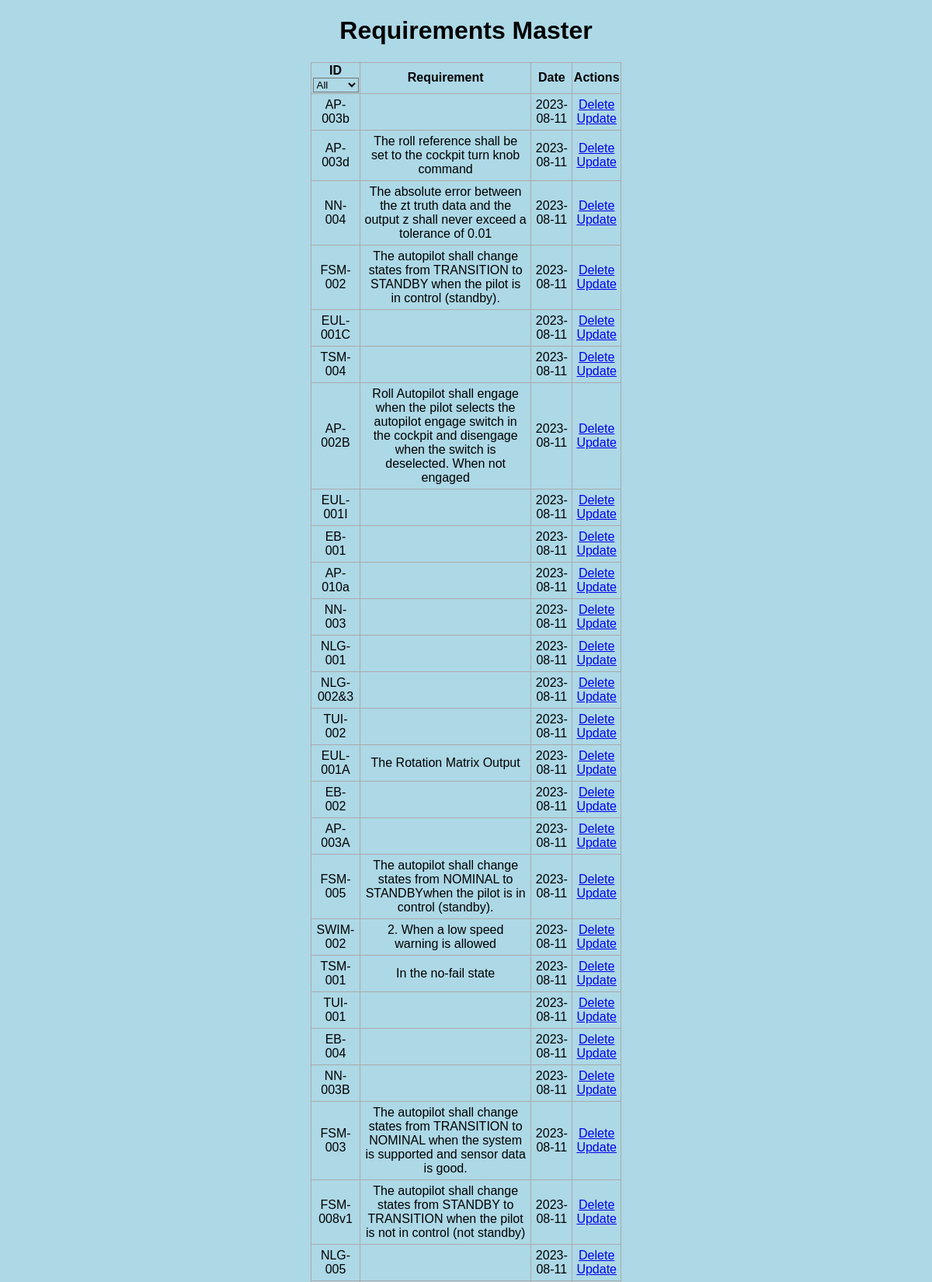
The page / (upper part) on the database its author committed.
### app.py (models this page shows, shortened)
class Todo(db.Model):
    id = db.Column(db.Integer(), primary_key=True)
    content = db.Column(db.String(200), nullable=False)
    date_created = db.Column(db.DateTime, default=datetime.utcnow)

### app.py (the view)
@app.route('/', methods=['POST', 'GET'])
def index():
    if request.method == 'POST':
        task_content = request.form['content']
        new_task = Todo(content=task_content)
        try:
            db.session.add(new_task)
            db.session.commit()
            return redirect('/')
        except:
            return 'There was an issue adding your task'
    else:
        tasks = Todo.query.order_by(Todo.date_created).all()
        project_keys = set()
        for task in tasks:
            reqid = task.content.split(',')[0].split('-')[0]
            project_keys.add(reqid)
        form = FileUploadForm()
        return render_template('index.html', tasks=tasks, form=form, project_keys=project_keys)

### app.py
class FileUploadForm(FlaskForm):
    file = FileField('Upload File', validators=[InputRequired()])
    submit = SubmitField('Upload')

### templates/index.html (shortened to what this page needs)
{% extends 'base.html' %}
{% block body %}
<div class="content">
    <h1 style="text-align: center">Requirements Master</h1>
    {% if tasks|length < 1 %}
    <h4 style="text-align: center">There are no tasks. Create one below!</h4>
    {% else %}
    <table>
        <tr>
            <th class="filter-box">
                ID
                <select id="project-filter">
                    <option value="">All</option>
                </select>
            </th>
            <th>Requirement</th>
            <th>Date</th>
            <th>Actions</th>
        </tr>
        {% for task in tasks %}
            <tr class="data-row" data-project="{{ task.content.split(',')[0].split('-')[0] }}">
                <td>{{ task.content.split(',')[0] }}</td>
                <td>{{ task.content.split(',')[1] }}</td>
                <td>{{ task.date_created.date() }}</td>
                <td>
                    <a href="/delete/{{task.id}}">Delete</a>
                    <br>
                    <a href="/update/{{task.id}}">Update</a>
                </td>
            </tr>
        {% endfor %}
    </table>
    {% endif %}
    <br>
    <br>
<br>
<br>
</div>
{% endblock %}

### templates/base.html (shortened to what this page needs)
<!DOCTYPE html>
<html lang="en">
<head>
    <link rel="stylesheet" href="{{ url_for('static', filename='css/main.css') }}">
</head>
<body>
    {% block body %}{% endblock %}
</body>
</html>

### static/css/main.css (style rules this page uses)
:last-child, html { margin: 0; font-family: sans-serif; background-color: lightblue; }
.content { margin: 0 auto; width: 400px; }
table, td, th { border: 1px solid #aaa; }
table { border-collapse: collapse; width: 100%; }
th { height: 30px; }
td { text-align: center; padding: 5px; }

### rows shown on the page
Todo: content "AP-003b", date_created "2023-08-11"
Todo: content "AP-003d", content "The roll reference shall be set to the cockpit turn knob command", date_created "2023-08-11"
Todo: content "NN-004", content "The absolute error between the zt truth data and the output z shall never exceed a tolerance of 0.01", date_created "2023-08-11"
Todo: content "FSM-002", content "The autopilot shall change states from TRANSITION to STANDBY when the pilot is in control (standby).", date_created "2023-08-11"
Todo: content "EUL-001C", date_created "2023-08-11"
Todo: content "TSM-004", date_created "2023-08-11"
Todo: content "AP-002B", content "Roll Autopilot shall engage when the pilot selects the autopilot engage switch in the cockpit and disengage when the switch is deselected. When not engaged", date_created "2023-08-11"
Todo: content "EUL-001I", date_created "2023-08-11"
Todo: content "EB-001", date_created "2023-08-11"
Todo: content "AP-010a", date_created "2023-08-11"
Todo: content "NN-003", date_created "2023-08-11"
Todo: content "NLG-001", date_created "2023-08-11"
Todo: content "NLG-002&3", date_created "2023-08-11"
Todo: content "TUI-002", date_created "2023-08-11"
Todo: content "EUL-001A", content "The Rotation Matrix Output", date_created "2023-08-11"
Todo: content "EB-002", date_created "2023-08-11"
Todo: content "AP-003A", date_created "2023-08-11"
Todo: content "FSM-005", content "The autopilot shall change states from NOMINAL to STANDBYwhen the pilot is in control (standby).", date_created "2023-08-11"
Todo: content "SWIM-002", content "2. When a low speed warning is allowed", date_created "2023-08-11"
Todo: content "TSM-001", content "In the no-fail state", date_created "2023-08-11"
Todo: content "TUI-001", date_created "2023-08-11"
Todo: content "EB-004", date_created "2023-08-11"
Todo: content "NN-003B", date_created "2023-08-11"
Todo: content "FSM-003", content "The autopilot shall change states from TRANSITION to NOMINAL when the system is supported and sensor data is good.", date_created "2023-08-11"
Todo: content "FSM-008v1", content "The autopilot shall change states from STANDBY to TRANSITION when the pilot is not in control (not standby)", date_created "2023-08-11"
Todo: content "NLG-005", date_created "2023-08-11"
